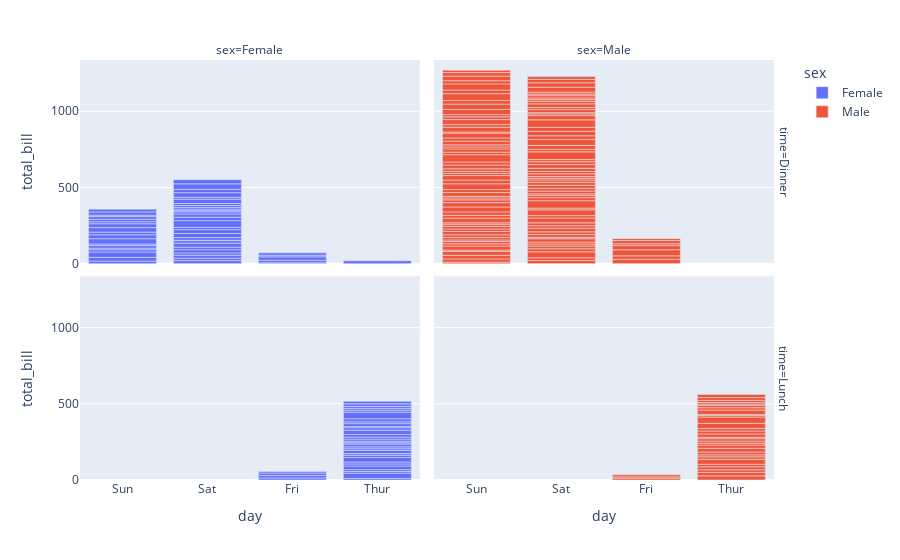

Source (notebook cell):
### Code cell
fig = px.bar(df, x='day', y="total_bill", color='sex',
             facet_row='time', facet_col='sex')

fig.show()

### Figure 1 — Plotly figure (JSON) as saved in the notebook; plotly's stock layout.template omitted (floating-point values rounded to 4 significant figures)
{"data": [{"hovertemplate": "sex=Female<br>time=Dinner<br>day=%{x}<br>total_bill=%{y}<extra></extra>", "legendgroup": "Female", "marker": {"color": "#636efa", "pattern": {"shape": ""}}, "name": "Female", "orientation": "v", "showlegend": true, "textposition": "auto", "type": "bar", "x": ["Sun", "Sun", "Sun", "Sun", "Sun", "Sun", "Sat", "Sat", "Sat", "Sat", "Sat", "Sat", "Sun", "Sun", "Sat", "Sat", "Sat", "Sat", "Sat", "Sat", "Sat", "Fri", "Fri", "Fri", "Fri", "Fri", "Sat", "Sat", "Sat", "Sat", "Sat", "Sun", "Sun", "Sun", "Sun", "Sun", "Sun", "Sun", "Sat", "Sat", "Sun", "Sun", "Sun", "Sat", "Sat", "Sat", "Sat", "Sat", "Sat", "Sat", "Sat", "Thur"], "xaxis": "x3", "y": [16.99, 24.59, 35.26, 14.83, 10.33, 16.97, 20.29, 15.77, 19.65, 15.06, 20.69, 16.93, 10.29, 34.81, 26.41, 16.45, 3.07, 17.07, 26.86, 25.28, 14.73, 5.75, 16.32, 22.75, 11.35, 15.38, 44.3, 22.42, 20.92, 14.31, 7.25, 25.71, 17.31, 29.85, 25.0, 13.39, 16.21, 17.51, 10.59, 10.63, 9.6, 20.9, 18.15, 12.76, 13.27, 28.17, 12.9, 30.14, 22.12, 35.83, 27.18, 18.78], "yaxis": "y3"}, {"hovertemplate": "sex=Female<br>time=Lunch<br>day=%{x}<br>total_bill=%{y}<extra></extra>", "legendgroup": "Female", "marker": {"color": "#636efa", "pattern": {"shape": ""}}, "name": "Female", "orientation": "v", "showlegend": false, "textposition": "auto", "type": "bar", "x": ["Thur", "Thur", "Thur", "Thur", "Thur", "Thur", "Thur", "Thur", "Thur", "Thur", "Thur", "Thur", "Thur", "Thur", "Thur", "Thur", "Thur", "Thur", "Thur", "Thur", "Thur", "Thur", "Thur", "Thur", "Thur", "Thur", "Thur", "Thur", "Thur", "Thur", "Thur", "Fri", "Fri", "Fri", "Fri"], "xaxis": "x", "y": [10.07, 34.83, 10.65, 12.43, 24.08, 13.42, 12.48, 29.8, 14.52, 11.38, 20.27, 11.17, 12.26, 18.26, 8.51, 10.33, 14.15, 13.16, 17.47, 27.05, 16.43, 8.35, 18.64, 11.87, 19.81, 43.11, 13.0, 12.74, 13.0, 16.4, 16.47, 13.42, 15.98, 16.27, 10.09], "yaxis": "y"}, {"hovertemplate": "sex=Male<br>time=Dinner<br>day=%{x}<br>total_bill=%{y}<extra></extra>", "legendgroup": "Male", "marker": {"color": "#EF553B", "pattern": {"shape": ""}}, "name": "Male", "orientation": "v", "showlegend": true, "textposition": "auto", "type": "bar", "x": ["Sun", "Sun", "Sun", "Sun", "Sun", "Sun", "Sun", "Sun", "Sun", "Sun", "Sun", "Sun", "Sun", "Sat", "Sat", "Sat", "Sat", "Sat", "Sat", "Sat", "Sat", "Sat", "Sat", "Sat", "Sat", "Sat", "Sat", "Sat", "Sat", "Sun", "Sun", "Sun", "Sun", "Sun", "Sun", "Sun", "Sun", "Sun", "Sun", "Sun", "Sun", "Sun", "Sat", "Sat", "Sat", "Sat", "Sat", "Sat", "Sat", "Sat", "Sat", "Sat", "Sat", "Sat", "Sat", "Sat", "Fri", "Fri", "Fri", "Fri", "Fri", "Fri", "Fri", "Sat", "Sat", "Sat", "Sat", "Sat", "Sun", "Sun", "Sun", "Sun", "Sun", "Sun", "Sun", "Sun", "Sun", "Sun", "Sun", "Sun", "Sun", "Sun", "Sun", "Sun", "Sat", "Sat", "Sun", "Sun", "Sun", "Sun", "Sun", "Sun", "Sun", "Sun", "Sun", "Sun", "Sun", "Sun", "Sun", "Sun", "Sun", "Sun", "Sat", "Sat", "Sat", "Sat", "Sat", "Sat", "Sat", "Sat", "Sat", "Sat", "Sat", "Sat", "Sat", "Sat", "Sat", "Sat", "Sat", "Sat", "Sat", "Sat", "Sat", "Sat"], "xaxis": "x4", "y": [10.34, 21.01, 23.68, 25.29, 8.77, 26.88, 15.04, 14.78, 10.27, 15.42, 18.43, 21.58, 16.29, 20.65, 17.92, 39.42, 19.82, 17.81, 13.37, 12.69, 21.7, 9.55, 18.35, 17.78, 24.06, 16.31, 18.69, 31.27, 16.04, 17.46, 13.94, 9.68, 30.4, 18.29, 22.23, 32.4, 28.55, 18.04, 12.54, 9.94, 25.56, 19.49, 38.01, 11.24, 48.27, 20.29, 13.81, 11.02, 18.29, 17.59, 20.08, 20.23, 15.01, 12.02, 10.51, 17.92, 28.97, 22.49, 40.17, 27.28, 12.03, 21.01, 12.46, 15.36, 20.49, 25.21, 18.24, 14.0, 38.07, 23.95, 29.93, 14.07, 13.13, 17.26, 24.55, 19.77, 48.17, 16.49, 21.5, 12.66, 13.81, 24.52, 20.76, 31.71, 50.81, 15.81, 7.25, 31.85, 16.82, 32.9, 17.89, 14.48, 34.63, 34.65, 23.33, 45.35, 23.17, 40.55, 20.69, 30.46, 23.1, 15.69, 26.59, 38.73, 24.27, 30.06, 25.89, 48.33, 28.15, 11.59, 7.74, 20.45, 13.28, 24.01, 15.69, 11.61, 10.77, 15.53, 10.07, 12.6, 32.83, 29.03, 22.67, 17.82], "yaxis": "y4"}, {"hovertemplate": "sex=Male<br>time=Lunch<br>day=%{x}<br>total_bill=%{y}<extra></extra>", "legendgroup": "Male", "marker": {"color": "#EF553B", "pattern": {"shape": ""}}, "name": "Male", "orientation": "v", "showlegend": false, "textposition": "auto", "type": "bar", "x": ["Thur", "Thur", "Thur", "Thur", "Thur", "Thur", "Thur", "Thur", "Thur", "Thur", "Thur", "Thur", "Thur", "Thur", "Thur", "Thur", "Thur", "Thur", "Thur", "Thur", "Thur", "Thur", "Thur", "Thur", "Thur", "Thur", "Thur", "Thur", "Thur", "Thur", "Fri", "Fri", "Fri"], "xaxis": "x2", "y": [27.2, 22.76, 17.29, 19.44, 16.66, 32.68, 15.98, 13.03, 18.28, 24.71, 21.16, 11.69, 14.26, 15.95, 8.52, 22.82, 19.08, 16.0, 34.3, 41.19, 9.78, 7.51, 28.44, 15.48, 16.58, 7.56, 10.34, 13.51, 18.71, 20.53, 12.16, 8.58, 13.42], "yaxis": "y2"}], "layout": {"annotations": [{"font": {}, "showarrow": false, "text": "sex=Female", "x": 0.24, "xanchor": "center", "xref": "paper", "y": 1, "yanchor": "bottom", "yref": "paper"}, {"font": {}, "showarrow": false, "text": "sex=Male", "x": 0.74, "xanchor": "center", "xref": "paper", "y": 1, "yanchor": "bottom", "yref": "paper"}, {"font": {}, "showarrow": false, "text": "time=Lunch", "textangle": 90, "x": 0.98, "xanchor": "left", "xref": "paper", "y": 0.2425, "yanchor": "middle", "yref": "paper"}, {"font": {}, "showarrow": false, "text": "time=Dinner", "textangle": 90, "x": 0.98, "xanchor": "left", "xref": "paper", "y": 0.7575, "yanchor": "middle", "yref": "paper"}], "barmode": "relative", "legend": {"title": {"text": "sex"}, "tracegroupgap": 0}, "margin": {"t": 60}, "xaxis": {"anchor": "y", "domain": [0, 0.48], "title": {"text": "day"}}, "xaxis2": {"anchor": "y2", "domain": [0.5, 0.98], "matches": "x", "title": {"text": "day"}}, "xaxis3": {"anchor": "y3", "domain": [0, 0.48], "matches": "x", "showticklabels": false}, "xaxis4": {"anchor": "y4", "domain": [0.5, 0.98], "matches": "x", "showticklabels": false}, "yaxis": {"anchor": "x", "domain": [0, 0.485], "title": {"text": "total_bill"}}, "yaxis2": {"anchor": "x2", "domain": [0, 0.485], "matches": "y", "showticklabels": false}, "yaxis3": {"anchor": "x3", "domain": [0.515, 1], "matches": "y", "title": {"text": "total_bill"}}, "yaxis4": {"anchor": "x4", "domain": [0.515, 1], "matches": "y", "showticklabels": false}}}
